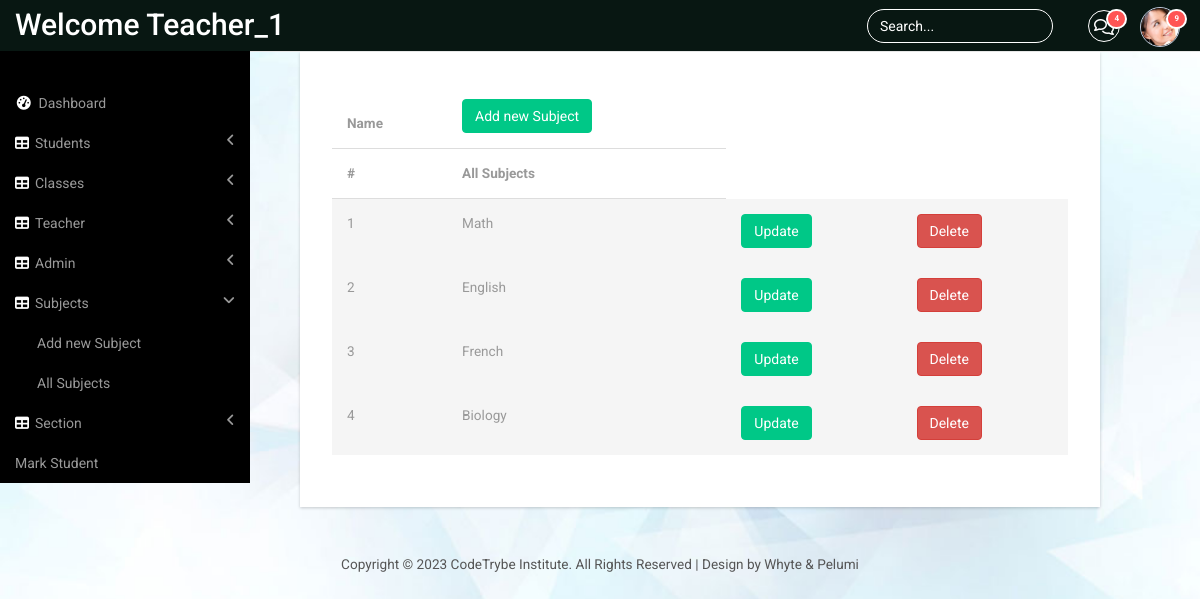
Page /sub_all (signed in) on the committed database.
### panel/models.py (models this page shows)
class Subject(models.Model):
    name = models.CharField(max_length=30)
    Teacher = models.ManyToManyField(Teacher,related_name="subject_taught")
    def __str__(self):
        return self.name

### panel/views.py (the view)
# urls.py: path('sub_all',views.all_subject, name='panel-allsub'),
@login_required
def all_subject(request):
    subject_list = Subject.objects.all()
    return render(request, 'panel/all_subject.html', {'subject_list': subject_list})

### panel/templates/panel/all_subject.html (shortened to what this page needs)
{% extends "panel/base.html" %}
{% block content %}
<div class="content_bottom">
    <div class="col-md-8 span_3">
        <div class="bs-example1" data-example-id="contextual-table">
            <table class="table">
                <thead>
                    <tr>
                        <th>Name</th>
                        <th> <a href="{%url 'panel-subRegpage'%}" class="btn btn-primary btn-md"> Add new Subject</a></th>
                    </tr>
                    <tr>
                        <th>#</th>
                        <th> All Subjects</th>
                    </tr>
                </thead>
                <tbody>
                    {% for subject in  subject_list %}
                    <form action="{% url 'panel-subup'  subject.id %}" method="get">
                        <tr class="active">
							<td>{{ forloop.counter}} </td>
                            <td scope="row">{{subject}}</td>
                            <td><button type="submit" class="btn btn-primary btn-md">Update</button></td>
                    </form>
					<td>
                    <form action="{% url 'panel-subdel' subject.id %}" method="post">
                            <button type="submit" class="btn btn-danger btn-md">Delete</button>
                    </form>
					</td>
                    {% endfor %}
                </tbody>
            </table>
        </div>
    </div>
</div>
{% endblock %}

### panel/templates/panel/base.html (shortened to what this page needs)
{% load static%}
<!DOCTYPE HTML>
<html>
<head>
 <link href="{% static 'panel/bootstrap.min.css'%}" rel='stylesheet' type='text/css' />
<link href="{% static 'panel/style2.css'%}"rel='stylesheet' type='text/css' />
<link href="{% static 'panel/lines.css'%}" rel='stylesheet' type='text/css' />
<link href="{% static 'panel/font-awesome.css'%}" rel="stylesheet">
<link href="{% static 'panel/custom.css'%}"rel="stylesheet">
</head>
<body id="login">
<div id="wrapper">
        <nav class="top1 navbar navbar-default navbar-static-top" role="navigation" style="margin-bottom: 0">
            <div class="navbar-header">
                <a class="navbar-brand" href="#">Welcome {{user.username}}</a>
            </div>
            <ul class="nav navbar-nav navbar-right">
				<li class="dropdown">
	        		<a href="#" class="dropdown-toggle" data-toggle="dropdown" aria-expanded="false"><i class="fa fa-comments-o"></i><span class="badge">4</span></a>
	      		</li>
			    <li class="dropdown">
	        		<a href="#" class="dropdown-toggle avatar" data-toggle="dropdown"><img src="{% static 'images/1.png' %}"><span class="badge">9</span></a>
	      		</li>
			</ul>
			<form class="navbar-form navbar-right">
              <input type="text" class="form-control" value="Search..." onfocus="this.value = '';" onblur="if (this.value == '') {this.value = 'Search...';}">
            </form>
            <div class="navbar-default sidebar" role="navigation">
                <div class="sidebar-nav navbar-collapse">
                    <ul class="nav" id="side-menu">
                        <li>
                            <a href="{%url 'panel-adminpage' %}"><i class="fa fa-dashboard fa-fw nav_icon"></i>Dashboard</a>
                        </li>
                        <li>
                            <a href="#"><i class="fa fa-table nav_icon"></i>Students<span class="fa arrow"></span></a>
                        </li>
                        <li>
                            <a href="#"><i class="fa fa-table nav_icon"></i>Classes<span class="fa arrow"></span></a>
                        </li>
                        <li>
                            <a href="#"><i class="fa fa-table nav_icon"></i>Teacher<span class="fa arrow"></span></a>
                        </li>
                        <li>
                            <a href="#"><i class="fa fa-table nav_icon"></i>Admin<span class="fa arrow"></span></a>
                        </li>
                        <li>
                            <a href="#"><i class="fa fa-table nav_icon"></i>Subjects<span class="fa arrow"></span></a>
                            <ul class="nav nav-second-level">
								<li>
									<a href="{%url 'panel-subRegpage'%}"> Add new Subject</a>
								</li>
                                <li>
                                    <a href="{%url 'panel-allsub'%}">All Subjects</a>
								</li>
							</ul>
                        </li>
                        <li>
                            <a href="#"><i class="fa fa-table nav_icon"></i>Section<span class="fa arrow"></span></a>
                        </li>
                        						<li>
							<a href="{%url 'panel-allScore'%}"> Mark Student</a>
						</li>
                    </ul>
                </div>
            </div>
        </nav>
    </div>
    {% block content %}
    {% endblock %}
 <div class="copy_layout login register">
      <p>Copyright &copy; 2023 CodeTrybe Institute. All Rights Reserved | Design by Whyte & Pelumi</p>
   </div>
</body>
</html>

### panel/static/panel/style2.css (style rules this page uses)
ul, ol { margin: 0; }
p { margin: 0; }
html, body { font-family: 'Roboto', sans-serif; font-size: 100%; background:#000; overflow-x: hidden; }
body a { transition:0.5s all; -webkit-transition:0.5s all; -moz-transition:0.5s all; -o-transition:0.5s all; -ms-transition:0.5s all; }
.navbar .navbar-nav li a { padding: 0 10px; line-height: 56px; position: relative; }
.navbar .navbar-nav li a i { border: 1px solid #fff; padding: 8px 0; width: 32px; text-align: center; -webkit-border-radius: 50em; -moz-border-radius: 50em; border-radius: 50em; color: #fff; height: 32px; }
.navbar .navbar-nav li .dropdown-toggle.avatar img { height: 40px; -webkit-border-radius: 50em; -moz-border-radius: 50em; border-radius: 50em; border: 1px solid #c0cadd; margin-top: -4px; }
.navbar .navbar-nav li a .badge { background: #ff5454; border: 2px solid white; position: absolute; top: 9px; right: 3px; font-size: 8px; line-height: 8px; padding: 4px 6px; -webkit-border-radius: 50em; -moz-border-radius: 50em; border-radius: 50em; min-width: 0; }
.navbar-default.sidebar { background-color: #000; font-family: 'Roboto', sans-serif; }
nav.top1.navbar.navbar-default.navbar-static-top { background-color:#081712;; font-family: 'Roboto', sans-serif; }
.navbar-default .navbar-brand { color: #fff !important; font-size: 30px; font-weight: 500; }
.navbar-right { margin-right: 10px !important; }
.navbar-right li { display:inline-block; }
i.nav_icon { color: #fff; margin-right:6px; }
.sidebar ul li a { color: #999; font-size:14px; }
.form-control { background: none !important; border: 1px solid #fff !important; border-radius: 20px !important; box-shadow: none !important; }
.navbar-form.navbar-right input[type="text"] { color: #fff; }
form.navbar-form.navbar-right { margin:9px 0 0 0; }
ul.nav.navbar-nav.navbar-right { height: 51px; }
.sidebar-nav.navbar-collapse { margin: 2em 0 0 0; }
.span_3 { padding:0; }
.content_bottom { margin-bottom:1em; width: 100%; margin-left: 300px; margin-bottom: 1em; }
.copy p, .copy_layout p { font-size:0.85em; color:#555; }
.map_container, #chart, .span_6, .col_2, .weather_list, .cal1, .skills-info, .stats-info, .r3_counter_box, .activity_box, .bs-example1, .cloud, .copy { -ms-box-shadow: 0 1px 3px 0px rgba(0, 0, 0, 0.2); -o-box-shadow: 0 1px 3px 0px rgba(0, 0, 0, 0.2); -moz-box-shadow: 0 1px 3px 0px rgba(0, 0, 0, 0.2); -webkit-box-shadow: 0 1px 3px 0px rgba(0, 0, 0, 0.2); box-shadow: 0 1px 3px 0px rgba(0, 0, 0, 0.2); }
.table > thead > tr > th, .table > tbody > tr > th, .table > tfoot > tr > th, .table > thead > tr > td, .table > tbody > tr > td, .table > tfoot > tr > td { border-top: none !important; }
.btn-primary { background-color: rgb(0, 200, 135) !important; border-color: rgb(0, 200, 135) !important; color: #fff; }
.bs-example1 { background:#fff; padding:2em; }
span.badge { min-width: 3rem; padding: 2px 9px; text-align: center; font-size: 0.85; line-height: inherit; color: #fff; position: absolute; right:38px; -webkit-box-sizing: border-box; -moz-box-sizing: border-box; box-sizing: border-box; border-radius: 2px; }
.table > thead > tr > th, .table > tbody > tr > th, .table > tfoot > tr > th, .table > thead > tr > td, .table > tbody > tr > td, .table > tfoot > tr > td { font-size: 0.85em; color: #999; }
.table td, .table>tbody>tr>td, .table>tbody>tr>th, .table>tfoot>tr>td, .table>tfoot>tr>th, .table>thead>tr>td, .table>thead>tr>th { padding:15px !important; }
.table > thead > tr > th { border-bottom: 1px solid #ddd !important; }
.copy_layout { padding:1.5em 0; background:#fff; text-align:center; margin: 4em 0 0em 0; }
.login { background:none; padding:0; margin:11em 0 0 0; height: 100vh; }
.register { margin:2em 0 0 0; }
body#login { background: url(../images/bg.jpg)no-repeat; background-size:cover; -webkit-background-size:cover; -moz-background-size:cover; -o-background-size:cover; -ms-background-size:cover; height: 100vh; display: flex; flex-direction: column; }

### static/panel/custom.css (style rules this page uses)
#wrapper { width: 100%; }
.sidebar .sidebar-nav.navbar-collapse { padding-right: 0; padding-left: 0; }
.sidebar .arrow { float: right; }
.sidebar .fa.arrow:before { content: "\f104"; }
.sidebar .active>a>.fa.arrow:before { content: "\f107"; }
.sidebar .nav-second-level li, .sidebar .nav-third-level li { border-bottom: 0!important; }
.sidebar .nav-second-level li a { padding-left: 37px; }
@media (min-width:768px) { .sidebar { z-index: 1; position: absolute; width: 250px; margin-top: 51px; } }

### rows in the picture
Subject: name "Math"
Subject: name "English"
Subject: name "French"
Subject: name "Biology"

### other values in the picture
{{ user.username }} "Teacher_1"
